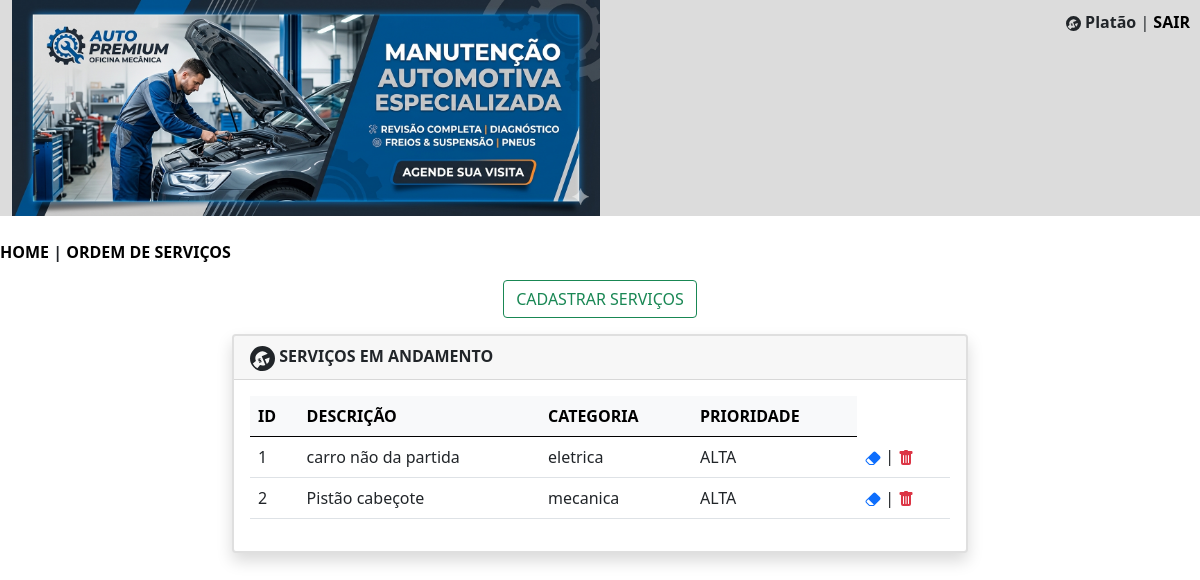
Page /mecanica/servicos.php (signed in) on the committed database.
### tables this page shows
CREATE TABLE `servicos` (
  `id` int(11) NOT NULL,
  `descricao` varchar(200) NOT NULL,
  `categoria` varchar(150) NOT NULL,
  `prioridade` varchar(80) NOT NULL
);

### mecanica/servicos.php (the view, shortened to what this page needs)
<?php
$nome = $_SESSION['nome'];
?>
<!DOCTYPE html>
<html lang="pt-br">
<head>
    <link href="https://cdn.jsdelivr.net/npm/bootstrap@5.0.2/dist/css/bootstrap.min.css" rel="stylesheet">
</head>
<body>
<div class="container-fluid" style="background-color:#DCDCDC; text-align:left; position:relative;">
<img src="imagens/banner.png" width="50%" heigth="50%">
    <div class="header" style="position:absolute; top:10px; right:10px;">
        <b><?= htmlspecialchars($nome) ?></b> |
        <a href="sair.php" style="color:black; text-decoration:none; font-weight:bold;">SAIR</a>
    </div>
</div>
<br/>
        <nav>
            <?php
                include 'menu.php';
            ?>
        </nav>
<div class="text-center my-3">
    <button type="button" class="btn btn-outline-success" data-bs-toggle="modal" data-bs-target="#exampleModal">
        CADASTRAR SERVIÇOS
    </button>
</div>
<div class="container">
    <div class="row justify-content-center">
        <div class="col-md-8 mb-4">
            <div class="card shadow border-2">
                <div class="card-header">
                    <b>SERVIÇOS EM ANDAMENTO</b>
                </div>
                <div class="card-body">
                    <?php
                    include 'conecta.php';
                    $sql = "SELECT * FROM servicos ORDER BY prioridade";
                    $consulta = $pdo->query($sql);
                    $listaservicos = $consulta->fetchAll(PDO::FETCH_ASSOC);
                    if (count($listaservicos) > 0) {
                        echo "<table class='table table-hover align-middle'>";
                        echo "<thead class='table-light'>
                                <tr>
                                    <th>ID</th>
                                    <th>DESCRIÇÃO</th>
                                    <th>CATEGORIA</th>
                                    <th>PRIORIDADE</th>
                                </tr>
                              </thead>";
                        echo "<tbody>";
                        foreach ($listaservicos as $item) {
                            $id = $item['id'];
                            echo "<tr>";
                            echo "<td>" . htmlspecialchars($item['id']) . "</td>";
                            echo "<td>" . htmlspecialchars($item['descricao']) . "</td>";
                            echo "<td>" . htmlspecialchars($item['categoria']) . "</td>";
                            echo "<td>" . htmlspecialchars($item['prioridade']) . "</td>";
                            echo "<td><a href='#' data-bs-toggle='modal' data-bs-target='#modalEditar' data-id='$id'><svg xmlns='http://www.w3.org/2000/svg' width='16' height='16' fill='currentColor' class='bi bi-eraser-fill' viewBox='0 0 16 16'>
                            <path d='M8.086 2.207a2 2 0 0 1 2.828 0l3.879 3.879a2 2 0 0 1 0 2.828l-5.5 5.5A2 2 0 0 1 7.879 15H5.12a2 2 0 0 1-1.414-.586l-2.5-2.5a2 2 0 0 1 0-2.828zm.66 11.34L3.453 8.254 1.914 9.793a1 1 0 0 0 0 1.414l2.5 2.5a1 1 0 0 0 .707.293H7.88a1 1 0 0 0 .707-.293z'/>
                          </svg></a> | <a href ='excluir_servico.php?id=$id'><svg xmlns='http://www.w3.org/2000/svg' width='16' height='16' fill='currentColor' class='bi bi-trash-fill text-danger' viewBox='0 0 16 16'>
                            <path d='M2.5 1a1 1 0 0 0-1 1v1a1 1 0 0 0 1 1H3v9a2 2 0 0 0 2 2h6a2 2 0 0 0 2-2V4h.5a1 1 0 0 0 1-1V2a1 1 0 0 0-1-1H10a1 1 0 0 0-1-1H7a1 1 0 0 0-1 1zm3 4a.5.5 0 0 1 .5.5v7a.5.5 0 0 1-1 0v-7a.5.5 0 0 1 .5-.5M8 5a.5.5 0 0 1 .5.5v7a.5.5 0 0 1-1 0v-7A.5.5 0 0 1 8 5m3 .5v7a.5.5 0 0 1-1 0v-7a.5.5 0 0 1 1 0'/>
                          </svg></a></td>";
                            echo "</tr>";
                        }
                        echo "</tbody>";
                        echo "</table>";
                    } else {
                        echo "<p class='text-danger'><b>NÃO EXISTEM SERVIÇOS CADASTRADAS NO MOMENTO!</b></p>";
                    }
                    ?>
                </div>
            </div>
        </div>
    </div>
</div>
</body>
</html>

### mecanica/servicos.php (style rules this page uses)
.header { float: right; }

### rows in the picture
servicos: id "1", descricao "carro não da partida", categoria "eletrica", prioridade "ALTA"
servicos: id "2", descricao "Pistão cabeçote", categoria "mecanica", prioridade "ALTA"

### other values in the picture
$nome "Platão"
